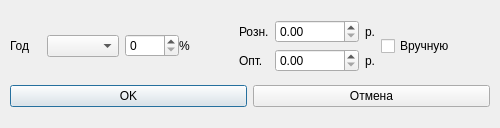
<?xml version="1.0" encoding="UTF-8"?>
<ui version="4.0">
 <class>AddYearDiscount</class>
 <widget class="QDialog" name="AddYearDiscount">
  <property name="geometry">
   <rect>
    <x>0</x>
    <y>0</y>
    <width>500</width>
    <height>128</height>
   </rect>
  </property>
  <property name="windowTitle">
   <string>Dialog</string>
  </property>
  <widget class="QWidget" name="">
   <property name="geometry">
    <rect>
     <x>10</x>
     <y>13</y>
     <width>480</width>
     <height>101</height>
    </rect>
   </property>
   <layout class="QVBoxLayout" name="verticalLayout">
    <item>
     <layout class="QHBoxLayout" name="horizontalLayout">
      <item>
       <layout class="QHBoxLayout" name="year_layout">
        <property name="spacing">
         <number>6</number>
        </property>
        <item>
         <widget class="QLabel" name="year_label">
          <property name="text">
           <string>Год</string>
          </property>
         </widget>
        </item>
        <item>
         <widget class="QComboBox" name="years_combobox"/>
        </item>
       </layout>
      </item>
      <item>
       <layout class="QHBoxLayout" name="percents_layout">
        <property name="spacing">
         <number>0</number>
        </property>
        <item>
         <widget class="QSpinBox" name="percents_spinbox">
          <property name="maximum">
           <number>100</number>
          </property>
         </widget>
        </item>
        <item>
         <widget class="QLabel" name="percents_label">
          <property name="text">
           <string>%</string>
          </property>
         </widget>
        </item>
       </layout>
      </item>
      <item>
       <layout class="QGridLayout" name="prices_layout">
        <item row="0" column="0">
         <widget class="QLabel" name="retail_label">
          <property name="text">
           <string>Розн.</string>
          </property>
         </widget>
        </item>
        <item row="0" column="1">
         <widget class="QDoubleSpinBox" name="retail_spinbox">
          <property name="maximum">
           <double>10000000.000000000000000</double>
          </property>
         </widget>
        </item>
        <item row="0" column="2">
         <widget class="QLabel" name="retail_rub_label">
          <property name="text">
           <string>р.</string>
          </property>
         </widget>
        </item>
        <item row="1" column="0">
         <widget class="QLabel" name="whole_label">
          <property name="text">
           <string>Опт.</string>
          </property>
         </widget>
        </item>
        <item row="1" column="1">
         <widget class="QDoubleSpinBox" name="whole_spinbox">
          <property name="maximum">
           <double>10000000.000000000000000</double>
          </property>
         </widget>
        </item>
        <item row="1" column="2">
         <widget class="QLabel" name="whole_rub_label">
          <property name="text">
           <string>р.</string>
          </property>
         </widget>
        </item>
       </layout>
      </item>
      <item>
       <widget class="QCheckBox" name="manual_checkbox">
        <property name="text">
         <string>Вручную</string>
        </property>
       </widget>
      </item>
     </layout>
    </item>
    <item>
     <layout class="QHBoxLayout" name="buttons_layout">
      <item>
       <widget class="QPushButton" name="ok_button">
        <property name="text">
         <string>OK</string>
        </property>
       </widget>
      </item>
      <item>
       <widget class="QPushButton" name="cancel_button">
        <property name="text">
         <string>Отмена</string>
        </property>
       </widget>
      </item>
     </layout>
    </item>
   </layout>
  </widget>
 </widget>
 <resources/>
 <connections/>
</ui>
